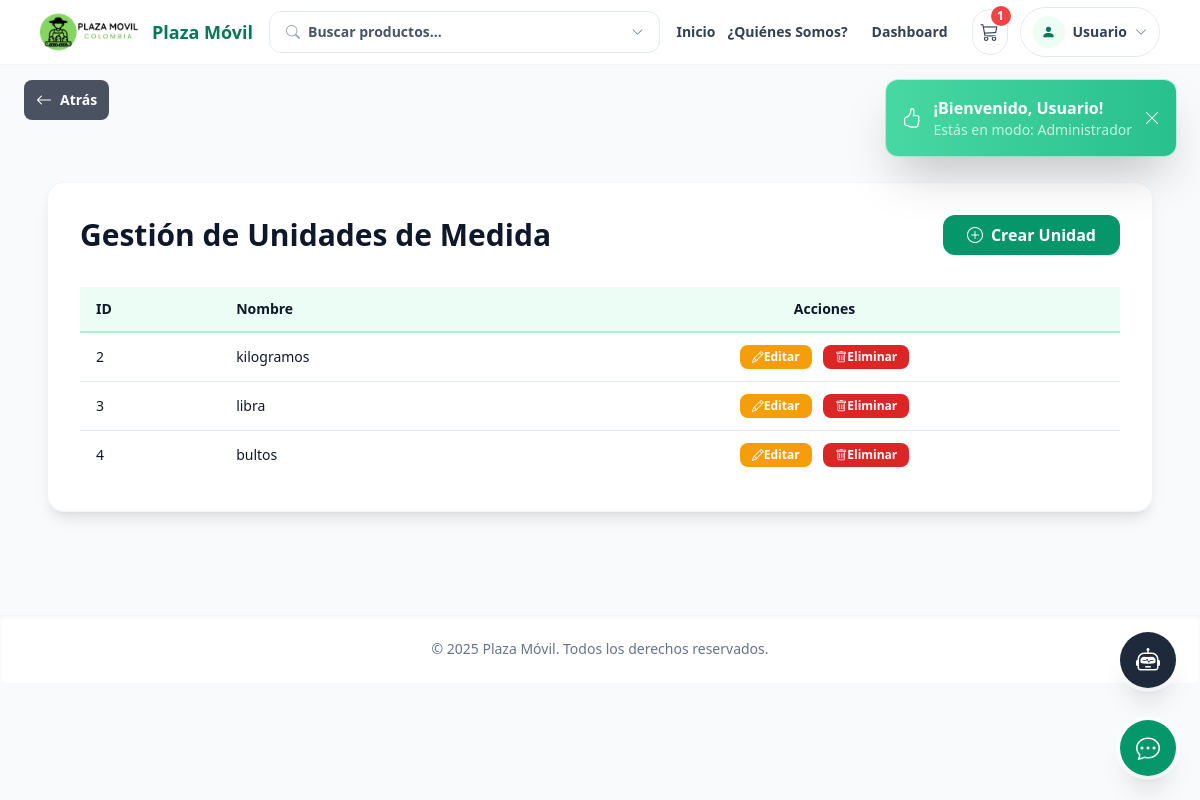
The page /view/gestion_medidas.php (signed in) on the database its author committed.
### tables this page shows
CREATE TABLE `unidades_de_medida` (
  `id_unidad` int(11) NOT NULL,
  `nombre` varchar(20) DEFAULT NULL
);

### controller/medidas_controller.php (called while the page is built, shortened)
<?php
require_once '../config/conexion.php';
require_once '../model/medidas_model.php';
class MedidasController {
    private $model;
    public function __construct($pdo) {
        $this->model = new Medidas_model($pdo);
    }
    public function index(): array {
        return $this->model->Consultarmedidas();
    }
}
$controller = new MedidasController($pdo);
$medidas = $controller->index();

### model/medidas_model.php (called while the page is built, shortened)
<?php
class Medidas_model {
    protected $pdo;
    public function __construct($pdo) {
        $this->pdo = $pdo;
    }
    public function Consultarmedidas(): array {
    $stmt = $this->pdo->query("SELECT id_unidad, nombre FROM unidades_de_medida ORDER BY id_unidad ASC");
    return $stmt->fetchAll(PDO::FETCH_ASSOC);
    }
}
?>

### view/gestion_medidas.php (the view, shortened to what this page needs)
<?php
require_once '../controller/medidas_controller.php';
?>
<!DOCTYPE html>
<html lang="es">
<head>
    <script src="https://cdn.tailwindcss.com"></script>
    <link rel="stylesheet" href="https://cdn.jsdelivr.net/npm/bootstrap-icons@1.11.3/font/bootstrap-icons.min.css">
</head>
<body class="bg-slate-50 text-slate-900">
    <?php include '../navbar.php'; ?>
    <div style="height:70px"></div>
    <div class="mx-auto max-w-6xl px-6 py-12">
        <div class="rounded-2xl bg-white shadow-lg ring-1 ring-slate-100 p-8">
            <div class="flex justify-between items-center mb-8">
                <h1 class="text-3xl font-bold text-slate-900">Gestión de Unidades de Medida</h1>
                <button type="button" onclick="document.getElementById('crearMedidaModal').classList.remove('hidden')"
                        class="rounded-xl bg-emerald-600 text-white px-6 py-2 font-semibold hover:bg-emerald-500">
                    <i class="bi bi-plus-circle me-2"></i>Crear Unidad
                </button>
            </div>
            <div class="overflow-x-auto">
                <table class="w-full text-sm">
                    <thead class="bg-emerald-50 border-b-2 border-emerald-200">
                        <tr>
                            <th class="px-4 py-3 text-left font-semibold">ID</th>
                            <th class="px-4 py-3 text-left font-semibold">Nombre</th>
                            <th class="px-4 py-3 text-center font-semibold">Acciones</th>
                        </tr>
                    </thead>
                    <tbody class="divide-y divide-slate-200">
                        <?php foreach ($medidas as $medida): ?>
                            <tr class="hover:bg-slate-50">
                                <td class="px-4 py-3"><?= htmlspecialchars($medida['id_unidad']); ?></td>
                                <td class="px-4 py-3"><?= htmlspecialchars($medida['nombre']); ?></td>
                                <td class="px-4 py-3 text-center space-x-2">
                                    <button type="button" onclick="document.getElementById('modalEditar<?= $medida['id_unidad'] ?>').classList.remove('hidden')"
                                            class="rounded-lg bg-amber-500 text-white px-3 py-1 text-xs font-semibold hover:bg-amber-600">
                                        <i class="bi bi-pencil"></i>Editar
                                    </button>
                                    <form action="../controller/medidas_controller.php" method="POST" class="inline">
                                        <button type="submit" class="rounded-lg bg-red-600 text-white px-3 py-1 text-xs font-semibold hover:bg-red-700" onclick="return confirm('¿Estás seguro?');">
                                            <i class="bi bi-trash"></i>Eliminar
                                        </button>
                                    </form>
                                </td>
                            </tr>
                        <?php endforeach; ?>
                    </tbody>
                </table>
            </div>
        </div>
    </div>
    <footer class="mt-14 bg-white py-6 text-center text-sm text-slate-500 shadow-inner">
        &copy; 2025 Plaza Móvil. Todos los derechos reservados.
    </footer>
</body>
</html>

### rows shown on the page
unidades_de_medida: id_unidad "2", nombre "kilogramos"
unidades_de_medida: id_unidad "3", nombre "libra"
unidades_de_medida: id_unidad "4", nombre "bultos"

### other values the page prints
$navbarUserName "Usuario"
$navbarUserRole "Administrador"
$totalProductos "1"
